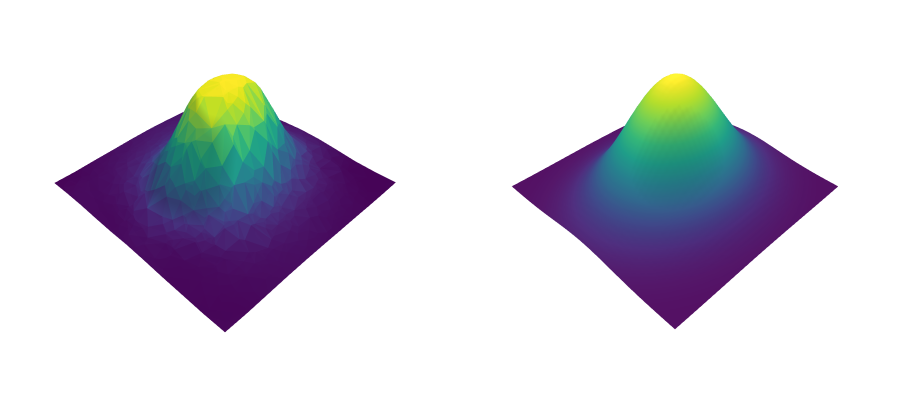

The code cell stored with this chart in its notebook:
### Code cell
# Neg. exp loss
loss3d = ff.create_trisurf(x=x, y=y, z=np.exp(-loss),
                           colormap="Viridis",
                           simplices=simplices,
                           plot_edges=False,
                           show_colorbar=False).data[0]
loss3d.hovertemplate = "<b>Location</b>: %{x:.2f}, %{y:.2f}<br><b>Neg. Loss</b>: %{z:.2f}<extra></extra>"
loss3d.hoverlabel =dict(bgcolor="darkslategray")

# 2D Gaussian
N = 50
X, Y = np.meshgrid(np.linspace(-1, 1, N), np.linspace(-1, 1, N))

mu = np.array([0., 0.])
Sigma = np.array([[ 0.19 , 0.], [0.,  0.12]])

pos = np.empty(X.shape + (2,))
pos[:, :, 0] = X
pos[:, :, 1] = Y

Z = multivariate_gaussian(pos, mu, Sigma)

gauss = go.Surface(x=X, y=Y, z=Z,
                   colorscale="Viridis",
                   hovertemplate="<b>Location</b>: %{x:.2f}, %{y:.2f}<br>"+
                                 "<b>Density</b>: %{z:.2f}<extra></extra>",
                   hoverlabel=dict(bgcolor="darkslategray"),
                   showscale=False)

# Figure
fig = make_subplots(rows=1,
                    cols=2,
                    horizontal_spacing=0,
                    specs=[[{'is_3d': True}, {'is_3d': True}]])
fig.add_trace(loss3d, row=1, col=1)
fig.add_trace(gauss, row=1, col=2)

# Viewpoint
zoom = 1.3
camera = dict(
    eye=dict(x=zoom, y=zoom, z=zoom),
    center=dict(x=0, y=0, z=-0.4))

# Figure properties
fig.layout.scene1.camera = camera
fig.layout.scene2.camera = camera
fig.update_layout(scene1=dict(
                    xaxis=dict(visible=False),
                    yaxis=dict(visible=False),
                    zaxis=dict(visible=False)),
                  scene2=dict(
                    xaxis=dict(visible=False),
                    yaxis=dict(visible=False),
                    zaxis=dict(visible=False)),
                  height=400,
                  margin=dict(r=0, l=0, b=0, t=0, pad=0))

#fig = go.FigureWidget(fig)
#def cam_change(layout, camera):
#    fig.layout.scene2.camera = camera
#
#fig.layout.scene1.on_change(cam_change, 'camera')
#fig

### Figure 1 — Plotly figure (JSON) as saved in the notebook; plotly's stock layout.template omitted (floating-point values rounded to 4 significant figures; data arrays with more than 128 entries replaced by an {"elided": "..."} marker saying what was removed)
{"data": [{"facecolor": {"elided": "2040 str values"}, "hoverlabel": {"bgcolor": "darkslategray"}, "hovertemplate": "<b>Location</b>: %{x:.2f}, %{y:.2f}<br><b>Neg. Loss</b>: %{z:.2f}<extra></extra>", "i": {"elided": "2040 int values"}, "j": {"elided": "2040 int values"}, "k": {"elided": "2040 int values"}, "name": "", "scene": "scene", "type": "mesh3d", "x": {"elided": "1041 float values"}, "y": {"elided": "1041 float values"}, "z": {"elided": "1041 float values"}}, {"colorscale": [[0, "#440154"], [0.1111, "#482878"], [0.2222, "#3e4989"], [0.3333, "#31688e"], [0.4444, "#26828e"], [0.5556, "#1f9e89"], [0.6667, "#35b779"], [0.7778, "#6ece58"], [0.8889, "#b5de2b"], [1, "#fde725"]], "hoverlabel": {"bgcolor": "darkslategray"}, "hovertemplate": "<b>Location</b>: %{x:.2f}, %{y:.2f}<br><b>Density</b>: %{z:.2f}<extra></extra>", "scene": "scene2", "showscale": false, "type": "surface", "x": {"elided": "50x50 float values"}, "y": {"elided": "50x50 float values"}, "z": {"elided": "50x50 float values"}}], "layout": {"height": 400, "margin": {"b": 0, "l": 0, "pad": 0, "r": 0, "t": 0}, "scene": {"camera": {"center": {"x": 0, "y": 0, "z": -0.4}, "eye": {"x": 1.3, "y": 1.3, "z": 1.3}}, "domain": {"x": [0, 0.5], "y": [0, 1]}, "xaxis": {"visible": false}, "yaxis": {"visible": false}, "zaxis": {"visible": false}}, "scene2": {"camera": {"center": {"x": 0, "y": 0, "z": -0.4}, "eye": {"x": 1.3, "y": 1.3, "z": 1.3}}, "domain": {"x": [0.5, 1], "y": [0, 1]}, "xaxis": {"visible": false}, "yaxis": {"visible": false}, "zaxis": {"visible": false}}}}
